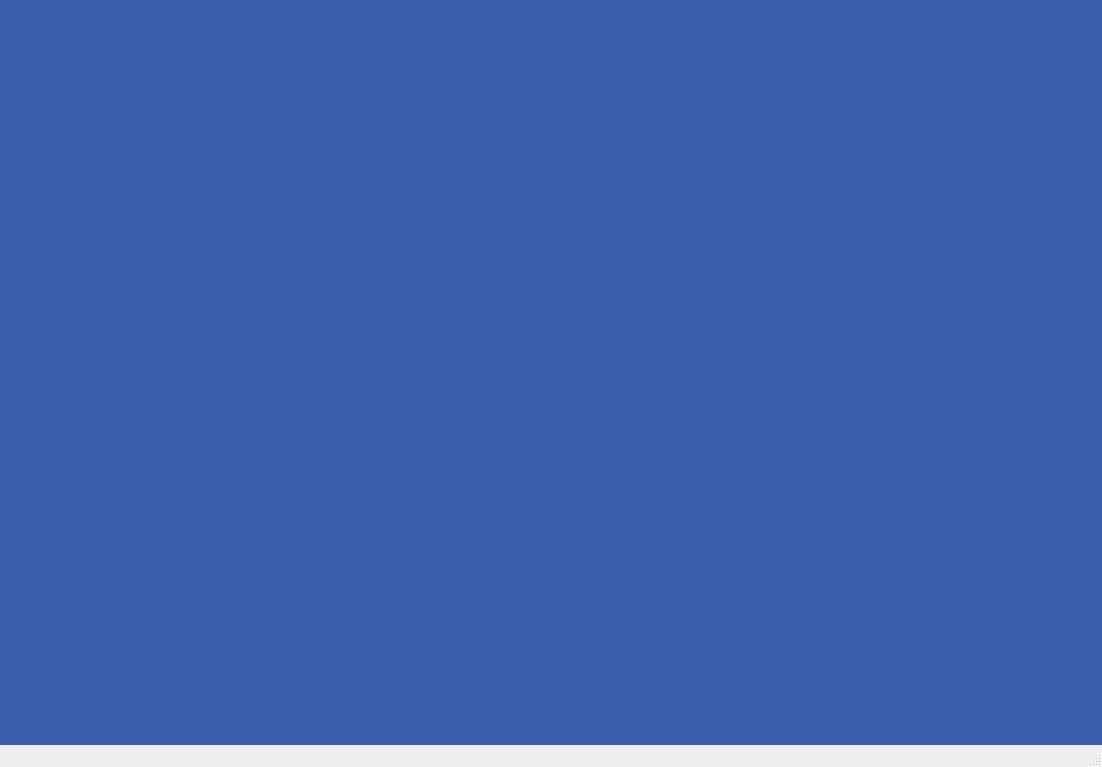
<?xml version="1.0" encoding="UTF-8"?>
<ui version="4.0">
 <class>MainWindow</class>
 <widget class="QMainWindow" name="MainWindow">
  <property name="geometry">
   <rect>
    <x>0</x>
    <y>0</y>
    <width>1102</width>
    <height>767</height>
   </rect>
  </property>
  <property name="windowTitle">
   <string>MainWindow</string>
  </property>
  <property name="styleSheet">
   <string notr="true">QWidget#centralwidget {background: rgb(58, 94, 171);}

 QTabWidget::pane { /* The tab widget frame */
     border: 2px solid black;
 }

 /* Style the tab using the tab sub-control. Note that
     it reads QTabBar _not_ QTabWidget */
 QTabBar::tab {
     background: qlineargradient(x1: 0, y1: 0, x2: 0, y2: 1,
                                 stop: 0 #E1E1E1, stop: 0.4 #DDDDDD,
                                 stop: 0.5 #D8D8D8, stop: 1.0 #D3D3D3);
     border: 2px solid #C4C4C3;
     border-bottom-color: #C2C7CB; /* same as the pane color */
     border-top-left-radius: 4px;
     border-top-right-radius: 4px;
     min-width: 8ex;
     padding: 5px;
 }

 QTabBar::tab:selected, QTabBar::tab:hover {
     background: qlineargradient(x1: 0, y1: 0, x2: 0, y2: 1,
                                 stop: 0 #fafafa, stop: 0.4 #f4f4f4,
                                 stop: 0.5 #e7e7e7, stop: 1.0 #fafafa);
 }

 QTabBar::tab:selected {
     border-color: #9B9B9B;
     border-bottom-color: #C2C7CB; /* same as pane color */
 }

 
caTable {
       font: 10pt;
       background: cornsilk;
       alternate-background-color: wheat;
}

caLineEdit {
     border-radius: 1px;
     background: lightyellow;
     color: black;
 }

caTextEntry {
    color: rgb(127, 0, 63);
    background-color: cornsilk;
    selection-color: #0a214c;
    selection-background-color: wheat;
    border: 1px groove black;
    border-radius: 1px;
    padding: 1px;
}

caTextEntry:focus {
    padding: 0px;
    border: 2px groove darkred;
    border-radius: 1px;
}

QPushButton {
      border-color: #00b;
      border-radius: 2px;
      padding: 3px;
      border-width: 1px;

	background: qlineargradient(spread:pad, x1:0, y1:0, x2:0, y2:1,
						   stop:0   rgba(224, 239, 255, 255),
						   stop:0.5 rgba(199, 215, 230, 255),
						   stop:1   rgba(184, 214, 236, 255));
}
QPushButton:hover {
	background: qlineargradient(spread:pad, x1:0, y1:0, x2:0, y2:1,
						stop:0   rgba(201, 226, 255, 255),
						stop:0.5 rgba(177, 204, 230, 255),
						stop:1   rgba(163, 205, 236, 255));
}
QPushButton:pressed {
	background: qlineargradient(spread:pad, x1:0, y1:0, x2:0, y2:1,
						stop:0   rgba(174, 219, 255, 255),
						stop:0.5 rgba(165, 199, 230, 255),
						stop:1   rgba(134, 188, 236, 255));
}

QPushButton:disabled {
	background: qlineargradient(spread:pad, x1:0, y1:0, x2:0, y2:1,
						stop:0   rgba(174, 219, 255, 255),
						stop:0.5 rgba(165, 199, 230, 255),
						stop:1   rgba(134, 188, 236, 255));
}



caSlider::groove:horizontal {
border: 1px solid #bbb;
background: lightgrey;
height: 20px;
border-radius: 4px;
}

caSlider::handle:horizontal {
background: red;
border: 1px solid #777;
width: 13px;
margin-top: -2px;
margin-bottom: -2px;
border-radius: 2px;
}
</string>
  </property>
  <widget class="QWidget" name="centralwidget">
   <property name="autoFillBackground">
    <bool>false</bool>
   </property>
   <widget class="caCamera" name="cacamera">
    <property name="geometry">
     <rect>
      <x>115</x>
      <y>80</y>
      <width>646</width>
      <height>536</height>
     </rect>
    </property>
    <property name="channelData" stdset="0">
     <string notr="true">pc7818-1:data</string>
    </property>
    <property name="channelWidth" stdset="0">
     <string notr="true">pc7818-1:width{&quot;monitor&quot;:{&quot;maxdisplayrate&quot;:1}}</string>
    </property>
    <property name="channelHeight" stdset="0">
     <string notr="true">pc7818-1:height{&quot;monitor&quot;:{&quot;maxdisplayrate&quot;:1}}</string>
    </property>
    <property name="channelCode" stdset="0">
     <string notr="true">pc7818-1:code{&quot;monitor&quot;:{&quot;maxdisplayrate&quot;:1}}</string>
    </property>
    <property name="channelBPP" stdset="0">
     <string notr="true">pc7818-1:bpp{&quot;monitor&quot;:{&quot;maxdisplayrate&quot;:1}}</string>
    </property>
    <property name="Zoom">
     <enum>caCamera::No</enum>
    </property>
    <property name="ColorMap" stdset="0">
     <enum>caCamera::grey</enum>
    </property>
    <property name="automaticLevels" stdset="0">
     <bool>true</bool>
    </property>
    <property name="minLevel">
     <string notr="true">800</string>
    </property>
    <property name="maxLevel">
     <string notr="true">4500</string>
    </property>
    <property name="dataProcChannels">
     <string notr="true"/>
    </property>
   </widget>
  </widget>
  <widget class="QMenuBar" name="menubar">
   <property name="geometry">
    <rect>
     <x>0</x>
     <y>0</y>
     <width>1102</width>
     <height>21</height>
    </rect>
   </property>
  </widget>
  <widget class="QStatusBar" name="statusbar"/>
 </widget>
 <customwidgets>
  <customwidget>
   <class>caCamera</class>
   <extends>QWidget</extends>
   <header>caCamera</header>
  </customwidget>
 </customwidgets>
 <resources/>
 <connections/>
</ui>
